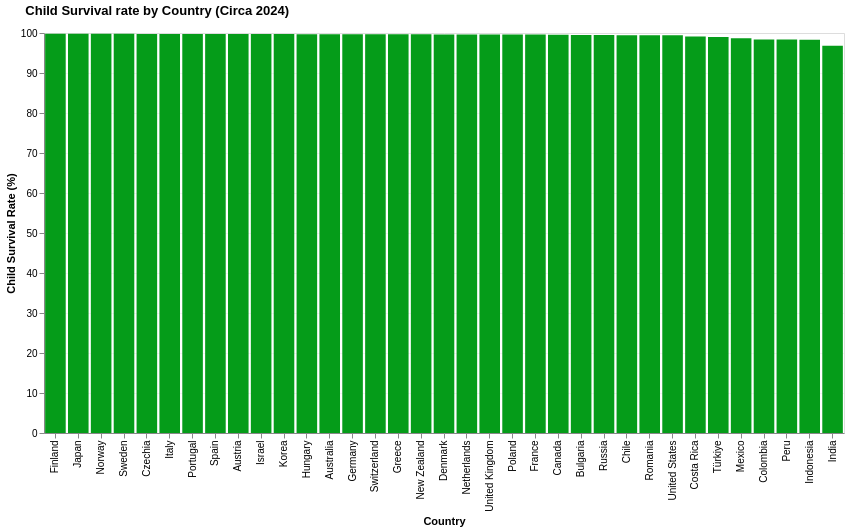

Notebook code for this chart:
### Code cell
create_country_bar_chart(national_data_survival, title_text="Child Survival rate by Country (Circa 2024)", axis_title="Child Survival Rate (%)", color_t="#059C19")
#  save chart as png
chart = create_country_bar_chart(national_data_survival, title_text="Child Survival rate by Country (Circa 2024)", axis_title="Child Survival Rate (%)", color_t="#059C19")
chart.save("C:\\Users\\lopez\\github\\capp30239\\static_visualization_project\\graphs\\bar_health_child_survival_rate_by_country.png")
chart

### Figure 1 — Vega-Lite specification as saved in the notebook (floating-point values rounded to 4 significant figures)
{"config": {"view": {"continuousWidth": 300, "continuousHeight": 300}}, "data": {"name": "data-fb2aa5b5306f22061149c1b778df4352"}, "mark": {"type": "bar", "color": "#059C19"}, "encoding": {"tooltip": [{"field": "Reference area", "type": "nominal"}, {"field": "OBS_VALUE", "type": "quantitative"}], "x": {"field": "Reference area", "sort": "-y", "title": "Country", "type": "nominal"}, "y": {"axis": {"grid": true, "gridColor": "#dbdbdb", "gridOpacity": 0.3}, "field": "OBS_VALUE", "title": "Child Survival Rate (%)", "type": "quantitative"}}, "height": 400, "resolve": {"legend": {"color": "independent", "shape": "independent"}}, "title": {"text": "Child Survival rate by Country (Circa 2024)", "anchor": "start", "dx": 20, "offset": 10}, "width": 800, "$schema": "https://vega.github.io/schema/vega-lite/v5.20.1.json", "datasets": {"data-fb2aa5b5306f22061149c1b778df4352": [{"Reference area": "Australia", "OBS_VALUE": 99.68, "Type": "National Average"}, {"Reference area": "Austria", "OBS_VALUE": 99.72, "Type": "National Average"}, {"Reference area": "Bulgaria", "OBS_VALUE": 99.51, "Type": "National Average"}, {"Reference area": "Canada", "OBS_VALUE": 99.56, "Type": "National Average"}, {"Reference area": "Switzerland", "OBS_VALUE": 99.67, "Type": "National Average"}, {"Reference area": "Chile", "OBS_VALUE": 99.44, "Type": "National Average"}, {"Reference area": "Colombia", "OBS_VALUE": 98.39, "Type": "National Average"}, {"Reference area": "Costa Rica", "OBS_VALUE": 99.13, "Type": "National Average"}, {"Reference area": "Czechia", "OBS_VALUE": 99.78, "Type": "National Average"}, {"Reference area": "Germany", "OBS_VALUE": 99.68, "Type": "National Average"}, {"Reference area": "Denmark", "OBS_VALUE": 99.65, "Type": "National Average"}, {"Reference area": "Spain", "OBS_VALUE": 99.74, "Type": "National Average"}, {"Reference area": "Finland", "OBS_VALUE": 99.82, "Type": "National Average"}, {"Reference area": "France", "OBS_VALUE": 99.6, "Type": "National Average"}, {"Reference area": "United Kingdom", "OBS_VALUE": 99.61, "Type": "National Average"}, {"Reference area": "Greece", "OBS_VALUE": 99.66, "Type": "National Average"}, {"Reference area": "Hungary", "OBS_VALUE": 99.7, "Type": "National Average"}, {"Reference area": "Indonesia", "OBS_VALUE": 98.31, "Type": "National Average"}, {"Reference area": "India", "OBS_VALUE": 96.8, "Type": "National Average"}, {"Reference area": "Israel", "OBS_VALUE": 99.72, "Type": "National Average"}, {"Reference area": "Italy", "OBS_VALUE": 99.75, "Type": "National Average"}, {"Reference area": "Japan", "OBS_VALUE": 99.81, "Type": "National Average"}, {"Reference area": "Korea", "OBS_VALUE": 99.72, "Type": "National Average"}, {"Reference area": "Mexico", "OBS_VALUE": 98.71, "Type": "National Average"}, {"Reference area": "Netherlands", "OBS_VALUE": 99.64, "Type": "National Average"}, {"Reference area": "Norway", "OBS_VALUE": 99.8, "Type": "National Average"}, {"Reference area": "New Zealand", "OBS_VALUE": 99.66, "Type": "National Average"}, {"Reference area": "Peru", "OBS_VALUE": 98.35, "Type": "National Average"}, {"Reference area": "Poland", "OBS_VALUE": 99.61, "Type": "National Average"}, {"Reference area": "Portugal", "OBS_VALUE": 99.75, "Type": "National Average"}, {"Reference area": "Romania", "OBS_VALUE": 99.44, "Type": "National Average"}, {"Reference area": "Russia", "OBS_VALUE": 99.5, "Type": "National Average"}, {"Reference area": "Sweden", "OBS_VALUE": 99.79, "Type": "National Average"}, {"Reference area": "Türkiye", "OBS_VALUE": 99.0, "Type": "National Average"}, {"Reference area": "United States", "OBS_VALUE": 99.42, "Type": "National Average"}]}}
